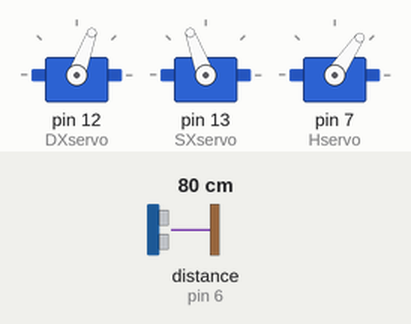
Simulated run of this sketch. Board: Arduino Uno, built with avr-gcc and run on an emulated ATmega328P. Shown: 3 × servo. Wiring (inferred from the names in the program): ultrasonic range finder: trigger pin 5; echo pin 6. The inputs (shaded band) are chosen by the test bench; at power-on: distance to the obstacle (sensor on pin 6) 80 cm. The echo pulse lasts 58.3 µs per cm.

Above: at 1.2 s.
1.3 s: distance to the obstacle (sensor on pin 6) set to 2 cm
At 2.4 s:
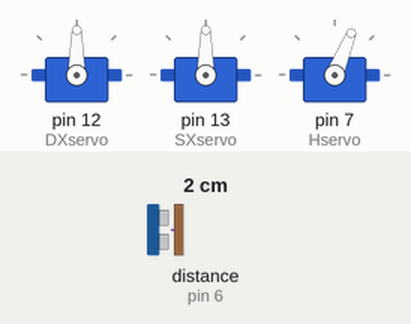
At 3.4 s:
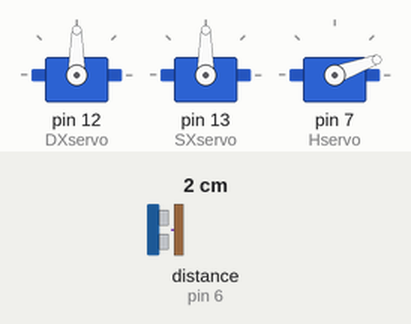
4.3 s: distance to the obstacle (sensor on pin 6) set to 15 cm
At 5.3 s:
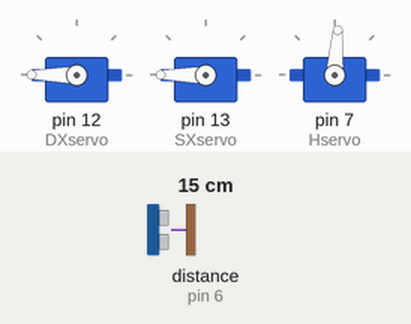
7.3 s: distance to the obstacle (sensor on pin 6) set to 19 cm
10.3 s: distance to the obstacle (sensor on pin 6) set to 250 cm
13.3 s: distance to the obstacle (sensor on pin 6) set to 120 cm
Timing chart, 0 to 17.3 s (numbered marks = the images above; inputs shaded):
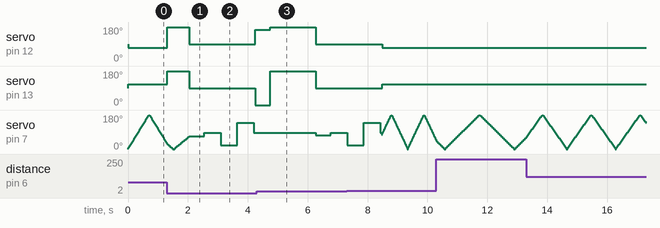

Measured:
- after the input at 1.3 s, servo on pin 12 (DXservo): 70° → 180° at once, → 90° 0.74 s later, → 165° 2.2 s later; servo on pin 13 (SXservo): 110° → 180° at once, → 90° 0.74 s later, → 0° 2.2 s later
- after the input at 7.3 s, servo on pin 12 (DXservo): 90° → 70° after 1.2 s; servo on pin 13 (SXservo): 90° → 110° after 1.2 s

The sketch:

Robot_V3.ino
```cpp
#include <Servo.h>

Servo DXservo;
Servo SXservo;
Servo Hservo;
const int triggerPort = 5;
const int echoPort = 6;
int Dminima = 15;
int mid_measure = 0;
int sx_measure = 0 ;
int dx_measure = 0 ;
int pos;


void setup() {
  pinMode(triggerPort,OUTPUT);
  pinMode(echoPort,INPUT);
  DXservo.attach(12);
  SXservo.attach(13);
  Hservo.attach(7);
  Serial.begin(9600);
}

void loop() {

  for (pos = 0; pos <= 180; pos += 4) {  // move the head servo for about 180 degrees and come back
  Hservo.write(pos);
  if(pos >= 0 && pos <= 66){  // each 4 step do a misuration and save on leftMisuration(sx_measure)
  sx_measure = misurazione();
  testsinistra();
  }else
  if(pos >= 67 && pos <= 106){   // do a misuration and save on middleMisuration(mid_measure)
  mid_measure = misurazione();
  testavanti();
  }else
  if(pos >= 107 && pos <= 180){  // each 4 step do a misuration and save on rightMisuration(dx_measure)
  dx_measure = misurazione();
  testdestra();
  }else avanti();
  delay(10);
  }
                                                  // and come back
  for (pos = 180; pos >= 0; pos -= 4) {
  Hservo.write(pos);
  if(pos >= 0 && pos <= 66){
  sx_measure = misurazione();
  testsinistra();
  }else
  if(pos >= 67 && pos <= 106){
  mid_measure = misurazione();
  testavanti();
  }else
  if(pos >= 107 && pos <= 180){
  dx_measure = misurazione();
  testdestra();
  }else avanti();
  delay(10);

  }

  }


                                                                                      void testavanti(){
                                                                                      if( mid_measure <= Dminima ){
                                                                                        fermo();
                                                                                        delay(500);
                                                                                      Hservo.write(86);
                                                                                      delay(500);
                                                                                      mid_measure = misurazione();
                                                                                      delay(50);
                                                                                      Hservo.write(20);
                                                                                      delay(500);
                                                                                      sx_measure = misurazione();
                                                                                      delay(50);

                                                                                      Hservo.write(140);
                                                                                      delay(500);
                                                                                      dx_measure = misurazione();
                                                                                      delay(50);
                                                                                      Hservo.write(86);
                                                                                      delay(50);

                                                                                      if(sx_measure > dx_measure){

                                                                                         sinistra();

                                                                                         delay(50);

                                                                                      }else

                                                                                      if(sx_measure < dx_measure){

                                                                                         destra();

                                                                                         delay(50);

                                                                                      }else

                                                                                      if((sx_measure < Dminima) && (dx_measure < Dminima) && (mid_measure < Dminima)){

                                                                                        indietro();
                                                                                        delay(500);
                                                                                        destra();
                                                                                        delay(1500);

                                                                                      }

                                                                                    }else avanti();
                                                                                  }

                                                                                    void testsinistra(){

                                                                                      if(sx_measure <= Dminima){
                                                                                        destra();
                                                                                        delay(20);
                                                                                      }else avanti();

                                                                                    }

                                                                                    void testdestra(){

                                                                                      if(dx_measure <= Dminima){
                                                                                        sinistra();
                                                                                        delay(20);
                                                                                      }else avanti();

                                                                                    }
void avanti (){

        DXservo.write(70);//50 160
        SXservo.write(110);

}

void ruota(){

        DXservo.write(180);
        SXservo.write(180);

}
void destra(){

        DXservo.write(180);
        SXservo.write(180);
}

void sinistra(){

        DXservo.write(60);
        SXservo.write(60);
}

void indietro(){
        DXservo.write(165);
        SXservo.write(0);


}


void fermo(){
        DXservo.write(90);
        SXservo.write(90);

}

int misurazione(){

  digitalWrite(triggerPort,LOW);
  delayMicroseconds(2);
  digitalWrite(triggerPort,HIGH);
  delayMicroseconds(10);
  digitalWrite(triggerPort,LOW);
  float durata = pulseIn(echoPort,HIGH);
  durata = durata/58;
  return(int)durata;
}
```
